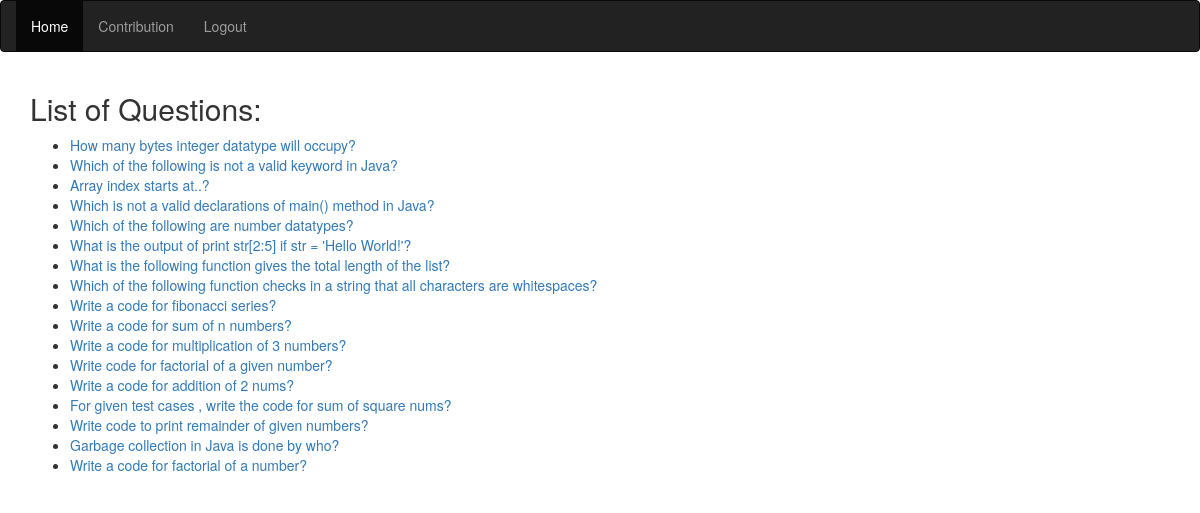
/questions/ (signed in), run on the app's committed database.
### interface/models.py (models this page shows, shortened)
class Question(models.Model):
	title = models.CharField(max_length=50, default="")
	text = models.TextField(default="")
	language = models.CharField(max_length=24, choices=language, default='python')
	marks = models.IntegerField(default=0)
	status = models.IntegerField(default=0, choices=question_status_choice)
	user = models.ForeignKey(User,default=0)
	avg_rating=models.IntegerField(default=0)

### interface/views.py (the view)
# urls.py: url(r'^questions/$',"interface.views.show_questions_stu",name="stu_questions"),
def show_questions_stu(request):
	if request.user.is_authenticated():
		groups = request.user.groups.values_list('name', flat=True)
		if ('admin' in groups or 'moderator' in groups):
			return HttpResponseRedirect(reverse('next_login'))
		else:
			questions = Question.objects.all()
			context = {
				"questions" : questions,
			          }
			return render(request, "display_questions.html", context)
	else:
		return HttpResponseRedirect(reverse('login'))

### templates/display_questions.html (shortened to what this page needs)
{% extends "navigation.html" %}
{% block navbar %}
<li class="active"><a href="{% url 'home' %}">Home</a></li>
<li><a href="{% url 'next_login' %}">Contribution</a></li>
<li><a href="{% url 'logout_page' %}">Logout</a></li>
 {% endblock %}
{% block content %}
<html>
<head>
</head>
<body>
	<h2>List of Questions: </h2>
	<ul>
	{% for each in questions %}
		<li>
		<a href="{{each.id }}" >{{ each.text }}</a>
		</li>
	{% endfor %}
	</ul>
</body>
</html>
{% endblock %}

### data on the page
Question: text "How many bytes integer datatype will occupy?"
Question: text "Which of the following is not a valid keyword in Java?"
Question: text "Array index starts at..?"
Question: text "Which is not a valid declarations of main() method in Java?"
Question: text "Which of the following are number datatypes?"
Question: text "What is the output of print str[2:5] if str = 'Hello World!'?"
Question: text "What is the following function gives the total length of the list?"
Question: text "Which of the following function checks in a string that all characters are whitespaces?"
Question: text "Write a code for fibonacci series?"
Question: text "Write a code for sum of n numbers?"
Question: text "Write a code for multiplication of 3 numbers?"
Question: text "Write code for factorial of a given number?"
Question: text "Write a code for addition of 2 nums?"
Question: text "For given test cases , write the code for sum of square nums?"
Question: text "Write code to print remainder of given numbers?"
Question: text "Garbage collection in Java is done by who?"
Question: text "Write a code for factorial of a number?"
